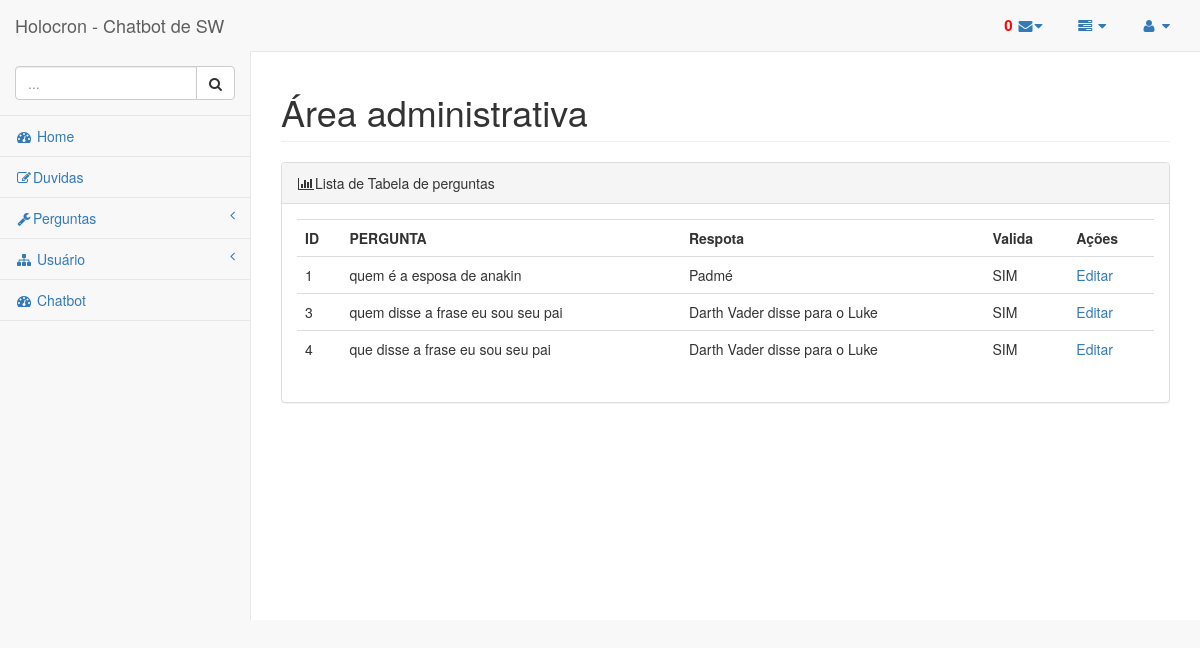
The app's page /Admin/PergNat.php (signed in) with its own data.
### tables this page shows
CREATE TABLE `pergunta` (
  `id_pergunta` int(11) NOT NULL,
  `pergunta` text,
  `valida` int(11) NOT NULL DEFAULT '1',
  `resposta_pergunta` int(11) DEFAULT NULL
);

CREATE TABLE `respota` (
  `id` int(11) NOT NULL,
  `resposta` text NOT NULL
);

### controller/DB.php (called while the page is built, shortened)
<?php
$dbname = "tcc";

### Admin/controller/Lista_pergunta.php (called while the page is built, shortened)
<?php
function lista_pergunta_nativa(){
    include '../controller/DB.php';
$sql = "SELECT `id_pergunta`, `pergunta`,`valida` ,u.resposta FROM `pergunta` p
    LEFT JOIN respota u ON p.resposta_pergunta = u.id
 ";
return $result1 = mysqli_query($conn, $sql);
}

### Admin/PergNat.php (the view)
<?php
include './includes/cabeca.php';
include './controller/Lista_pergunta.php';
?>
<div id="page-wrapper">
    <div class="row">
        <div class="col-lg-12">
            <h1 class="page-header">Área administrativa</h1>
        </div>
    </div>
    <div class="row">
        <div class="col-lg-12">
            <div class="panel panel-default">
                <div class="panel-heading">
                    <i class="fa fa-bar-chart-o fa-fw"></i>Lista de Tabela de perguntas
                </div>
                <div class="panel-body">
                    <div class="row">
                        <div class="col-lg-12">
                            <div class="table-responsive">
                                <table class="table-responsive table">
                                    <tr>
                                        <th>ID</th>
                                        <TH>
                                            PERGUNTA
                                        </TH>
                                        <TH>Respota</TH>
                                        <th>Valida</th>
                                        <th>Ações</th>
                                    </tr>
                                    <?php
                                    $result = lista_pergunta_nativa();
                                    if (mysqli_num_rows($result) > 0) {
                                        while ($row = mysqli_fetch_assoc($result)) {
                                            IF ($row["valida"] == 1) {
                                                $STATUS = 'SIM';
                                            } ELSE {
                                                $STATUS = 'NÃO';
                                            }
                                            ?>
                                            <tr>
                                                <td><?= $row["id_pergunta"]; ?></td>
                                                <td><?= $row["pergunta"]; ?></td>
                                                <td><?= $row["resposta"]; ?></td>
                                                <td><?= $STATUS ?></td>
                                                <td><a href="Editar_Pergunta_Nativa-<?= $row["id_pergunta"]; ?>">Editar</a></td>
                                            </tr>
                                            <?php
                                        }
                                    } else {
                                        ?>
                                        <tr>
                                            <td>Sem nenhum resultado</td>
                                        </tr>
                                        <?php
                                    }
                                    ?>
                                </table>
                            </div>
                        </div>
                    </div>
                </div>
            </div>
        </div>
    </div>
</div>
<?php
include './includes/rodape.php';
?>

### records on screen
pergunta: id_pergunta "1", pergunta "quem é a esposa de anakin", resposta_pergunta.resposta "Padmé", valida "SIM"
pergunta: id_pergunta "3", pergunta "quem disse a frase eu sou seu pai", resposta_pergunta.resposta "Darth Vader disse para o Luke", valida "SIM"
pergunta: id_pergunta "4", pergunta "que disse a frase eu sou seu pai", resposta_pergunta.resposta "Darth Vader disse para o Luke", valida "SIM"

### other values on screen
$i "0"
